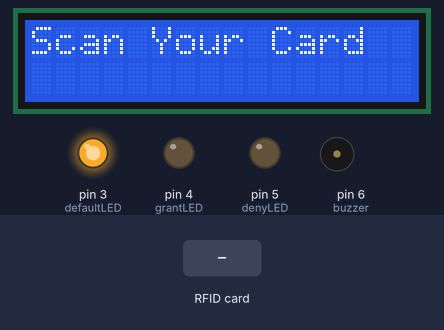
Recording of a sketch running on a simulated Arduino Uno, built with avr-gcc and run on an emulated ATmega328P. Shown: 16×2 character LCD, output pins drawn as LEDs (lit = HIGH), buzzer (waves = sounding). The inputs (shaded band) are chosen by the test bench. Pins used as bus, display or sensor lines are not drawn; what the sketch prints to the serial monitor is not drawn.

Above: at 1.3 s.
1.4 s: RFID card A3 C1 F2 06 held to the reader
At 1.8 s:
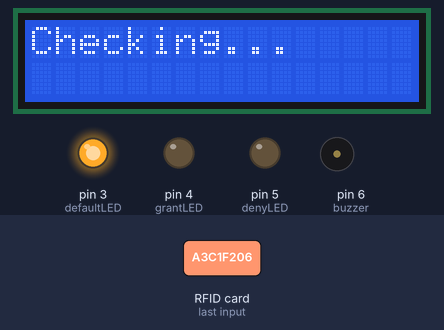
At 3.1 s:
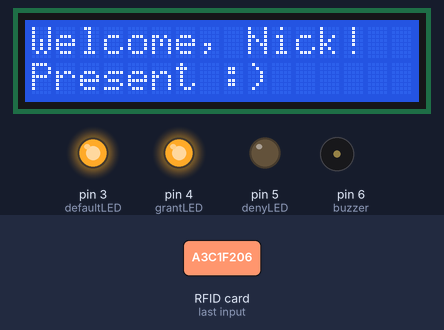
4.4 s: RFID card 5E 7A 19 C4 held to the reader
At 10.0 s:
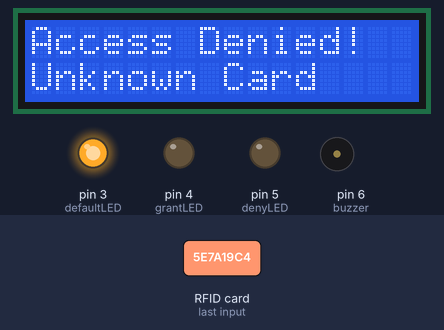
Timing chart, 0 to 11.5 s (numbered marks = the images above; inputs shaded):
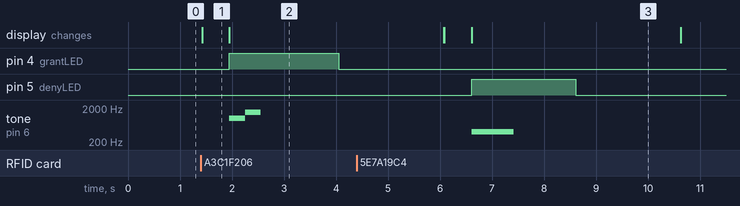

Measured:
- after the input at 1.4 s, pin 4 (grantLED): LOW → HIGH after 0.55 s, → LOW 2.1 s later; tone on pin 6 (buzzer): silent → 1000 Hz after 0.55 s, → 1500 Hz 0.30 s later, → silent 0.30 s later; the display: changes at once (image 1)
- after the input at 4.4 s, pin 5 (denyLED): LOW → HIGH after 2.2 s, → LOW 2.0 s later; tone on pin 6 (buzzer): silent → 400 Hz after 2.2 s, → silent 0.80 s later; the display: first differs from a run without the input after 1.7 s (image 3 shows a later state)
- what the display in image 1 shows lasts 0.6 s, from 1.4 s to 2.0 s

The sketch:

RFID-Attendance-System.ino
```cpp
#include <Wire.h>
#include <LiquidCrystal_I2C.h>
#include <SPI.h>
#include <MFRC522.h>

#define SS_PIN 10
#define RST_PIN 9

MFRC522 rfid(SS_PIN, RST_PIN);
LiquidCrystal_I2C lcd(0x27, 16, 2);

const int defaultLED = 3;
const int grantLED = 4;
const int denyLED = 5;
const int buzzer = 6;

// Nick ka card - AUTHORIZED
byte authorizedUID[] = {0xA3, 0xC1, 0xF2, 0x06};

void setup() {
  Serial.begin(9600);
  SPI.begin();
  rfid.PCD_Init();
  lcd.init();
  lcd.backlight();

  pinMode(defaultLED, OUTPUT);
  pinMode(grantLED, OUTPUT);
  pinMode(denyLED, OUTPUT);
  pinMode(buzzer, OUTPUT);

  digitalWrite(defaultLED, HIGH);

  lcd.setCursor(0, 0);
  lcd.print("Scan Your Card");
  Serial.println("Scan your RFID tag...");
}

void loop() {
  if (!rfid.PICC_IsNewCardPresent()) return;
  if (!rfid.PICC_ReadCardSerial()) return;

  Serial.print("Card UID:");
  for (byte i = 0; i < rfid.uid.size; i++) {
    Serial.print(rfid.uid.uidByte[i] < 0x10 ? " 0" : " ");
    Serial.print(rfid.uid.uidByte[i], HEX);
  }
  Serial.println();

  lcd.clear();
  lcd.setCursor(0, 0);
  lcd.print("Checking...");
  delay(500);
  lcd.clear();

  if (checkUID(rfid.uid.uidByte, authorizedUID)) {
    lcd.setCursor(0, 0);
    lcd.print("Welcome, Nick!");   // Name show karega
    lcd.setCursor(0, 1);
    lcd.print("Present :)");
    Serial.println("ACCESS GRANTED - Nick marked Present");
    grantAccess();
  } else {
    lcd.setCursor(0, 0);
    lcd.print("Access Denied!");
    lcd.setCursor(0, 1);
    lcd.print("Unknown Card");
    Serial.println("ACCESS DENIED - Mismatch Student");
    denyAccess();
  }

  rfid.PICC_HaltA();
  rfid.PCD_StopCrypto1();

  delay(2000);
  lcd.clear();
  lcd.setCursor(0, 0);
  lcd.print("Scan Your Card");
}

bool checkUID(byte scannedUID[], byte authorized[]) {
  for (byte i = 0; i < rfid.uid.size; i++) {
    if (scannedUID[i] != authorized[i]) return false;
  }
  return true;
}

void grantAccess() {
  digitalWrite(grantLED, HIGH);
  digitalWrite(denyLED, LOW);
  tone(buzzer, 1000); delay(300);
  tone(buzzer, 1500); delay(300);
  noTone(buzzer);
  delay(1500);
  digitalWrite(grantLED, LOW);
}

void denyAccess() {
  digitalWrite(denyLED, HIGH);
  digitalWrite(grantLED, LOW);
  tone(buzzer, 400); delay(800);
  noTone(buzzer);
  delay(1200);
  digitalWrite(denyLED, LOW);
}
```
